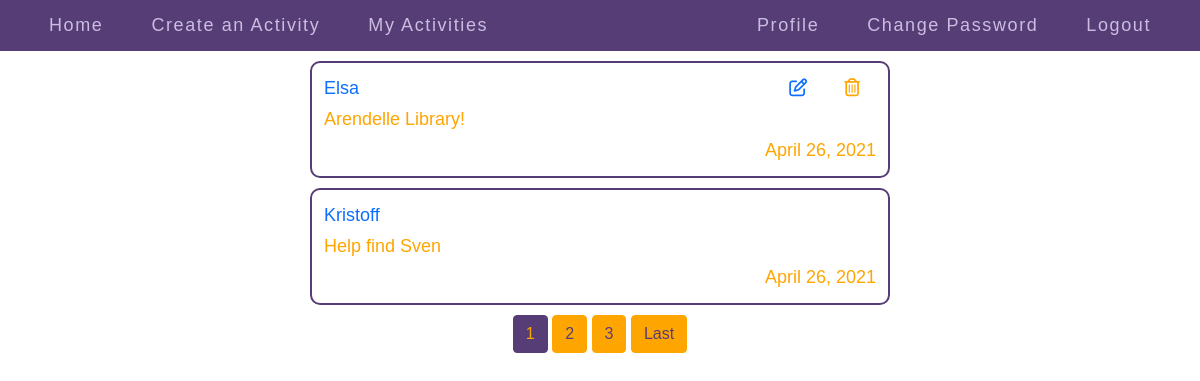
The page /my-activities/ (signed in) on the database as committed earlier.
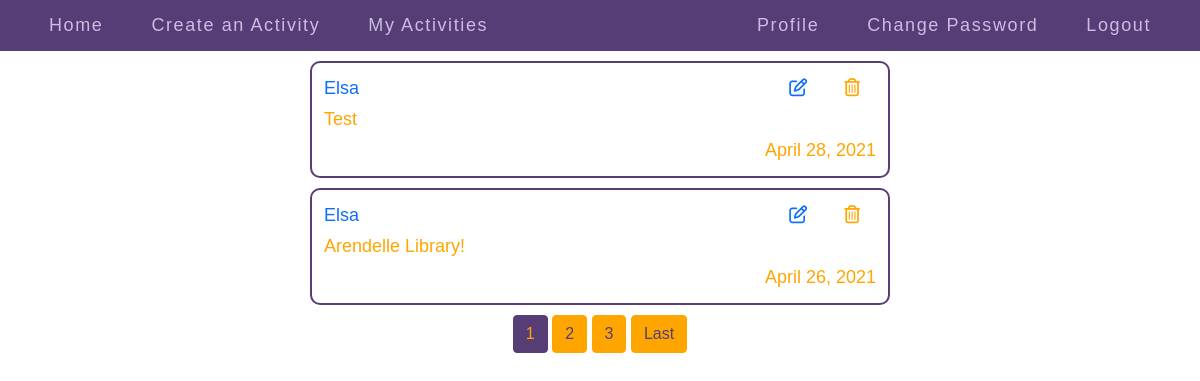
The same page on the database as committed later.
### meet/models.py (models this page shows, shortened)
class Activity(models.Model):
    user = models.ForeignKey(User, on_delete=models.CASCADE, related_name="activities")
    title = models.CharField(max_length=128)
    description = models.TextField()
    time = models.DateTimeField(default=timezone.now)

### meet/views.py (the view)
# urls.py: path("my-activities/", views.myactivities, name="my_activities"),
@login_required(login_url='/')
def myactivities(request):
    deleted = Deleted.objects.all()
    deleted_list= []
    deleted_list_temp = []
    for x in deleted:
        deleted_list_temp.append(x.activity)
    joined = Joining.objects.filter(user=request.user).all()
    joined_list = []
    joined_list_temp = []
    for x in joined:
        joined_list_temp.append(x.activity)
    for a in joined:
        if a.activity not in deleted_list_temp:
            joined_list.append(a.activity)
    paginator = Paginator(joined_list, 2)
    page_num = request.GET.get('page')
    page_obj = paginator.get_page(page_num)
    return render(request, "meet/myactivities.html", {
    "activities": page_obj
    })

### meet/templates/meet/myactivities.html (shortened to what this page needs)
{% extends "meet/layout.html" %}
{% load static %}
{% block body %}
  <div class="index_page">
    {% for activity in activities %}
      <div class="indexpage_activity" data-id={{ activity.id }}>
        {% if activity.user == request.user %}
          <div class="fontawesome_icons">
            <a href="{% url 'edit_activity' activity.id %}"><i class="far fa-edit fontawesome_edit fontawesome_common"></i></a>
            <i data-id={{ activity.id }} class="far fa-trash-alt fontawesome_delete fontawesome_common"></i>
          </div>
        {% endif %}
        <div>
          <a href="{% url 'user_profile' activity.user.username %}">{{ activity.user.username }}</a>
        </div>
        <div>
          {{ activity.title }}
        </div>
        <div class="indexpage_posted_on">
          {{ activity.time|date:"F d, Y" }}
        </div>
      </div>
    {% endfor %}
  </div>
  <div class="pagination_links">
    {% for num in activities.paginator.page_range %}
      {% if activities.number == num %}
        <a id="current_pagination_link" class="btn btn-info" href="?page={{ num }}">{{ num }}</a>
      {% elif num > activities.number|add:'-3' and num < activities.number|add:'3' %}
        <a class="btn btn-outline-info" href="?page={{ num }}">{{ num }}</a>
      {% endif %}
    {% endfor %}
    {% if activities.has_next %}
    <a class="btn btn-outline-info" href="?page={{ activities.paginator.num_pages }}">Last</a>
    {% endif %}
  </div>
{% endblock %}

Rows that differ between the two databases and show on the page:
no longer on this page (row unchanged): Activity: user.username "Kristoff", title "Help find Sven", time "April 26, 2021"
now on this page (row edited): Activity: user.username "Elsa", title "Test", time "April 28, 2021"
